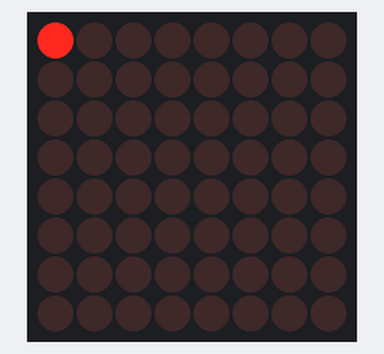
Simulated run of this sketch. Board: Arduino Uno, built with avr-gcc and run on an emulated ATmega328P. On the bench: 8×8 LED matrix.

Above: at 0.05 s.
At 0.96 s:
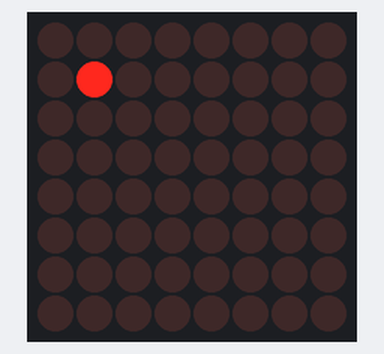
At 1.77 s:
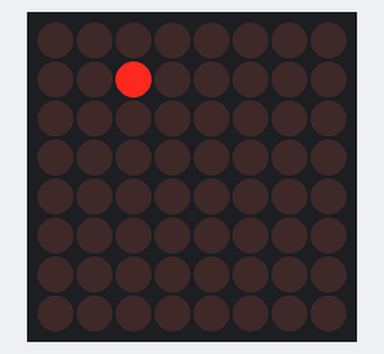
At 3.49 s:
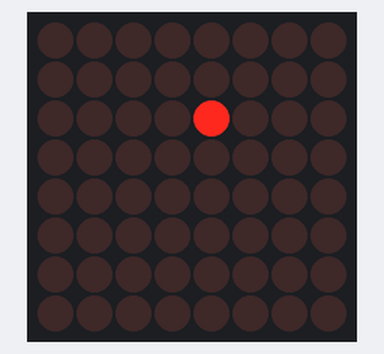
At 5.21 s:
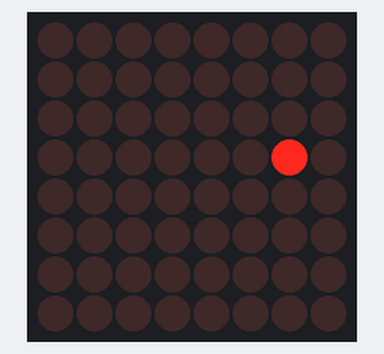
At 7.03 s:
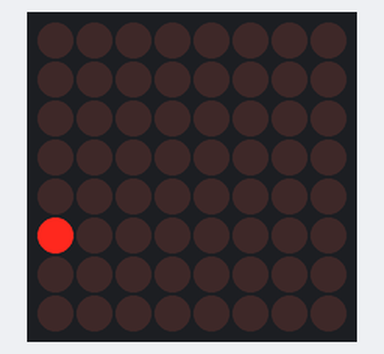

Measured:
- by itself, everything shown: repeats every 6.5 s, in 64 steps

The sketch:

GameOfLife.ino
```cpp
#include "LedControl.h"

struct Frame
{
  byte columns[8];

  Frame(){
    memset(columns, 0x00, 8);
  }

  void SetPixel(int x, int y)
  {
    columns[y] = columns[y] | (B10000000 >> x);
  }
};

/*
This implementation uses a single MAX72XX with a 8x8 LED dot matrix.
pin 12 is connected to the DataIn
pin 11 is connected to LOAD(CS)
pin 10 is connected to the CLK
*/
LedControl lc=LedControl(12,10,11,1);

void setup() {
  /*
   The MAX72XX is in power-saving mode on startup,
   we have to do a wakeup call
   */
  lc.shutdown(0,false);

  /* Set the brightness to a medium values */
  lc.setIntensity(0,8);

  /* and clear the display */
  lc.clearDisplay(0);
}

void setDisplay(Frame & frame) {
  lc.setRow(0,0,frame.columns[0]);
  lc.setRow(0,1,frame.columns[1]);
  lc.setRow(0,2,frame.columns[2]);
  lc.setRow(0,3,frame.columns[3]);
  lc.setRow(0,4,frame.columns[4]);
  lc.setRow(0,5,frame.columns[5]);
  lc.setRow(0,6,frame.columns[6]);
  lc.setRow(0,7,frame.columns[7]);
}

void loop() {
  for(int x = 0; x < 8; x++){
    for(int y = 0; y < 8; y++){
      Frame frame;
      frame.SetPixel(x, y);
      setDisplay(frame);
      delay(100);
    }
  }
}
```
